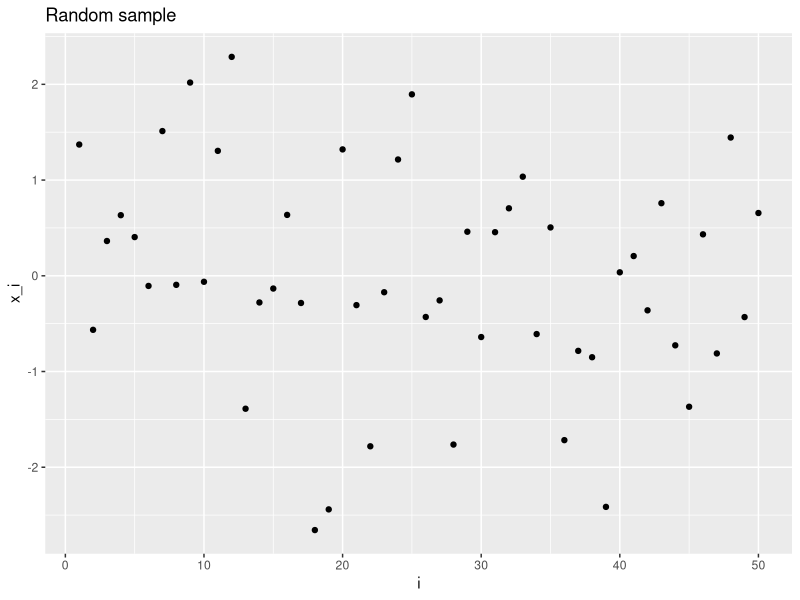
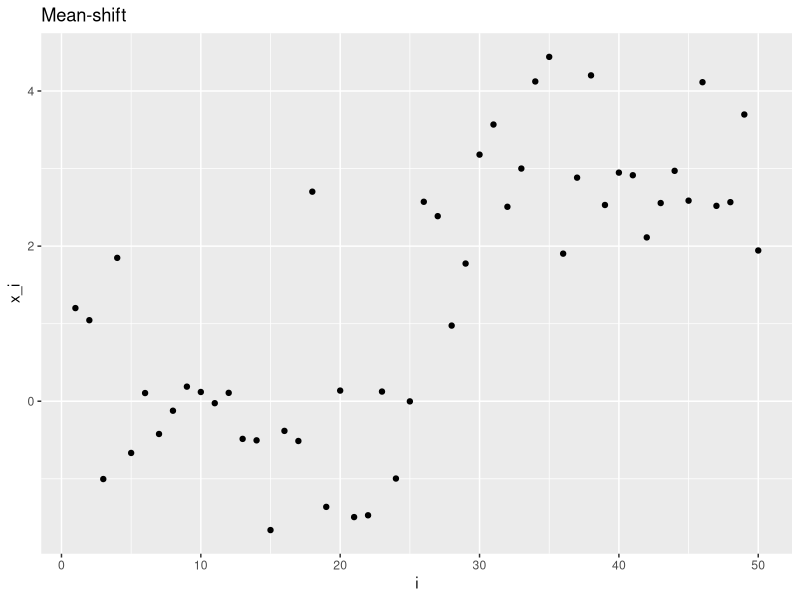
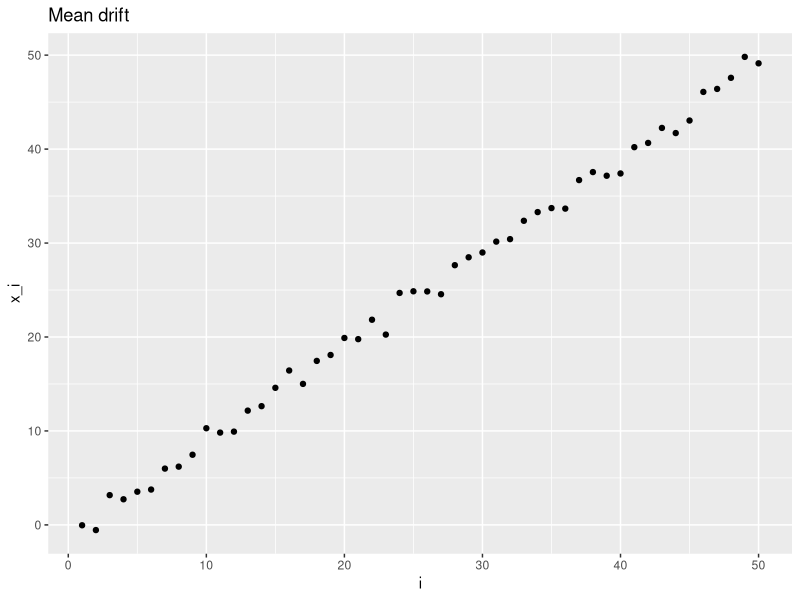
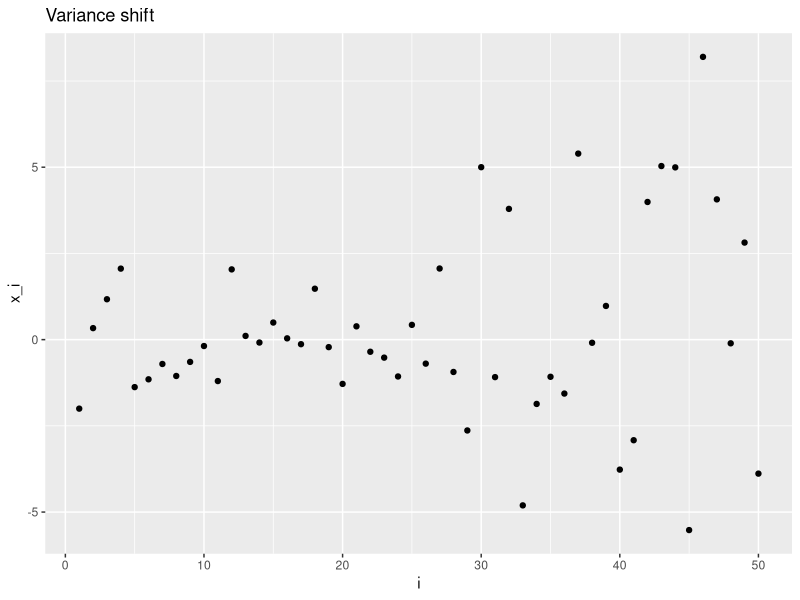
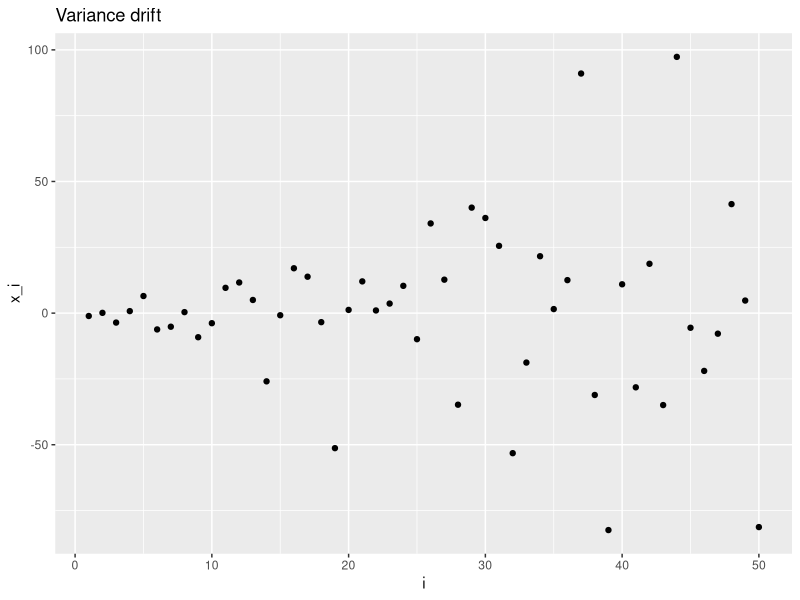
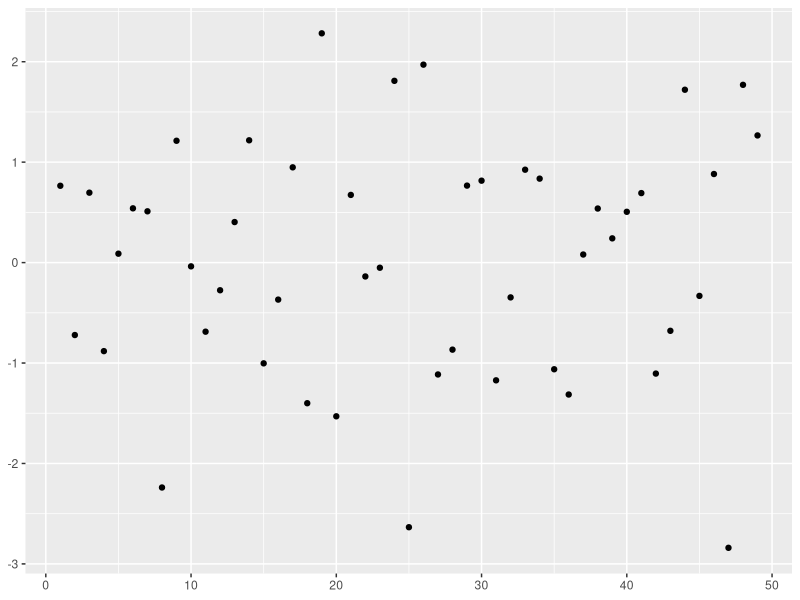
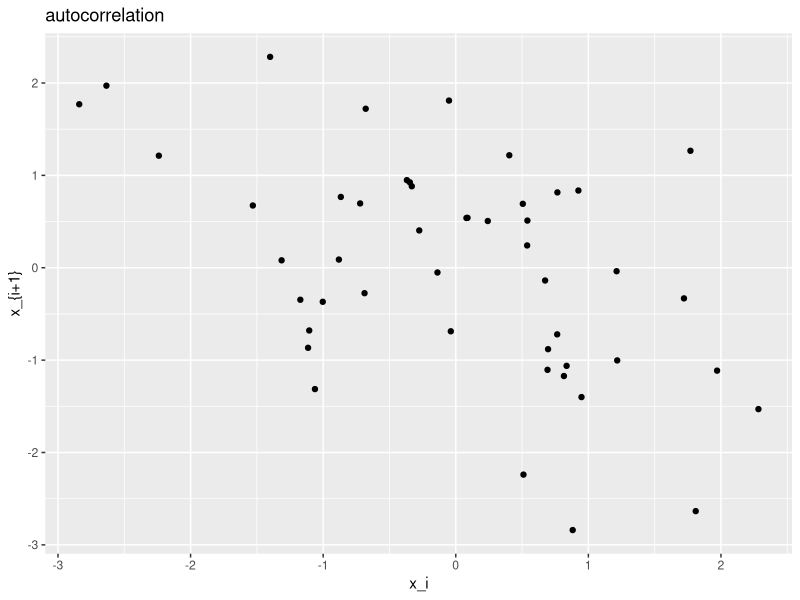
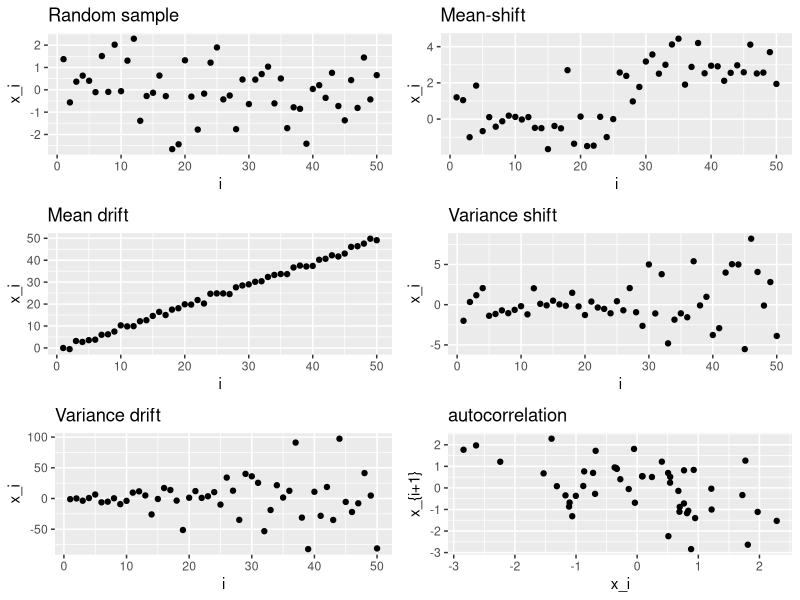

These figures' R source, in order:
## ---- chunk 1
rm(list = ls())
## ---- chunk 2
set.seed(42) # for reproducibility
library(ggplot2) # plotting
library(dplyr) # dataframe manipulation
library(tibble) # tibble

n <- 50
rnorm_sample <- rnorm(n) # mu = 0, sigma = 1, for instance

iidplt <- rnorm_sample %>%
  enframe() %>% # creates tibble with name,value columns
  ggplot() +
  geom_point(aes(x = name, y = value)) +
  labs(title = "Random sample") + # add title and labels to the plot
  xlab("i") +
  ylab("x_i")
iidplt
## ---- chunk 3
# (optional) creates a function to simplify other plots
plot_sample <- function(x, title = NULL, xlab = NULL, ylab = NULL) {
  plt <- x %>%
    enframe() %>%
    ggplot(aes(x = name, y = value)) +
    geom_point() +
    labs(title = title) +
    xlab(xlab) +
    ylab(ylab)
  return(plt)
}

# first half with mean = 0, second half with mean = 3
# simulate by concatenating two rnorm samples
ms_sample <- c(rnorm(floor(n / 2)), rnorm(n - floor(n / 2), 3))
# or equivalently, by concatenating two mean vectors in one rnorm call
ms_sample <- rnorm(n, mean = c(
  rep(0, floor(n / 2)),
  rep(3, n - floor(n / 2))
))

# save the plot in a variable for later use
msplt <- plot_sample(ms_sample, "Mean-shift", "i", "x_i")
msplt
## ---- chunk 4
# mean is a range vector
md_sample <- rnorm(n, 0:(n - 1))

mdplt <- plot_sample(md_sample, "Mean drift", "i", "x_i")
mdplt
## ---- chunk 5
vs_sample <- c(
  rnorm(floor(n / 2)), # first half
  rnorm(n - floor(n / 2), sd = 4)
) # second half

vsplt <- plot_sample(vs_sample, "Variance shift", "i", "x_i")
vsplt
## ---- chunk 6
vd_sample <- rnorm(n, sd = 1:n)

vdplt <- plot_sample(vd_sample, "Variance drift", "i", "x_i")
vdplt
## ---- chunk 7
y <- rnorm(n)
# index by removing first and last elements
auto_sample <- y[-1] - y[-n]
# equivalent to
auto_sample <- y[2:n] - y[1:(n - 1)]
## ---- chunk 8
auto_sample <- y %>%
  diff()
auto_sample

plot_sample(auto_sample)
## ---- chunk 9
autoplt <- auto_sample %>%
  { # group in curly brackets so that tibble is called
    # without passing auto_sample as first implicit argument
    tibble(x = .[-length(.)], y = .[-1]) # dot as placeholder
    # equivalent (but more efficient) to:
    # tibble(x = auto_sample[-length(auto_sample)], y = auto_sample[-1])
  } %>%
  ggplot() +
  geom_point(aes(x, y)) +
  labs(title = "autocorrelation") +
  xlab("x_i") +
  ylab("x_{i+1}")
autoplt
## ---- chunk 10
# install.packages("ggpubr")
library(ggpubr)
ggarrange(iidplt, msplt, mdplt, vsplt, vdplt, autoplt,
  nrow = 3, ncol = 2
)
## ---- chunk 11
mu <- rnorm(1)
x <- rnorm(n, mu)
## ---- chunk 12
# install.packages("mvtnorm")
library(mvtnorm)

# simulate n bivariate normal r.v.
m <- rep(0, 2) # mean vector
vcov_mat <- matrix(c(1, 1, 1, 3), nrow = 2) # Sigma

# specify mean vector and var-cov matrix
bvt_samples <- mvtnorm::rmvnorm(n, m, vcov_mat)
head(bvt_samples, 10) # print only the first 10 elements
## ---- chunk 13
bvt_samples_df <- tibble(x = bvt_samples[, 1], s = bvt_samples[, 2])
bvt_scatter <- bvt_samples_df %>%
  ggplot() +
  geom_point(aes(x, s)) +
  coord_fixed(xlim = c(-3, 3), ylim = c(-5, 5), ratio = -.7)

bvt_scatter
## ---- chunk 14
# plot the true distribution
# generate a grid (many points with fixed space between them)
bvt_grid <- expand.grid(
  x = seq(-3, 3, length.out = 200), # seq builds a sequence vector starting from
  # 3 until 3 with step such that the number of elements in the vector is 200
  s = seq(-4, 4, length.out = 200)
)

# compute the density at each coordinate of the grid
probs <- dmvnorm(bvt_grid, m, vcov_mat)
bvt_grid %>%
  mutate(prob = probs) %>% # add a column (?dplyr::mutate)
  ggplot() +
  geom_contour(aes(x, s, z = prob)) + # or geom_contour_filled
  coord_fixed(xlim = c(-3, 3), ylim = c(-5, 5), ratio = -.7)
## ---- chunk 15
pmvnorm(upper = c(0, 0), mean = m, sigma = vcov_mat)
## ---- chunk 16
sim <- rmvnorm(100000, mean = m, sigma = vcov_mat) # simulate enough samples
# count all the observations satisfying the condition
# and divide by the number of total obs to obtain a ratio
# mean() applied to logical values is the proportion of true vars
mean(sim[, 1] < 0 & sim[, 2] < 0)
## ---- chunk 17
mean(sim[, 1] > 1 & sim[, 2] < 0)
## ---- chunk 18
# use lower and upper limits as described in the pmvnorm docs
pmvnorm(lower = c(1, -Inf), upper = c(Inf, 0), mean = m, sigma = vcov_mat)
